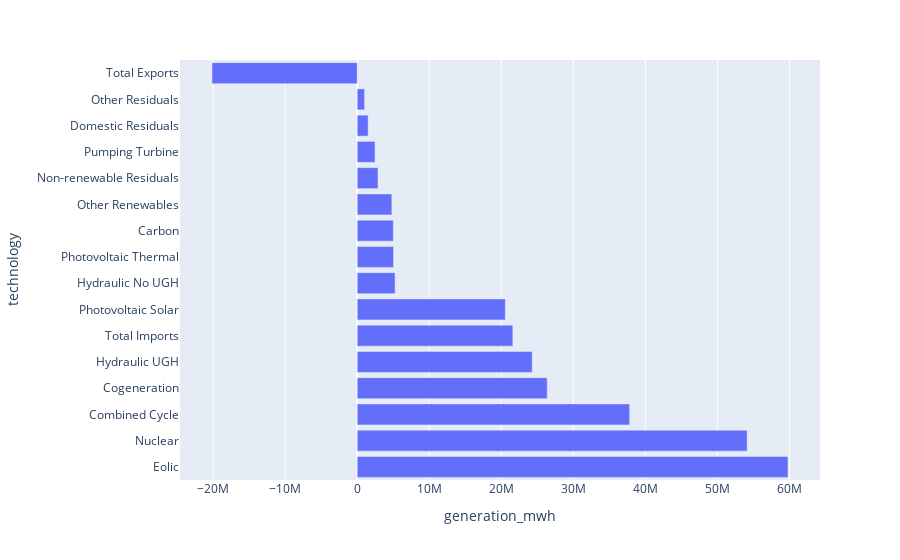

The notebook cell saved with this chart:
### Code cell
import plotly.express as px

px.bar(data_frame=dff, y='technology', x='generation_mwh')

### Figure 1 — Plotly figure (JSON) as saved in the notebook; plotly's stock layout.template omitted (floating-point values rounded to 4 significant figures)
{"data": [{"alignmentgroup": "True", "hovertemplate": "generation_mwh=%{x}<br>technology=%{y}<extra></extra>", "legendgroup": "", "marker": {"color": "#636efa", "pattern": {"shape": ""}}, "name": "", "offsetgroup": "", "orientation": "h", "showlegend": false, "textposition": "auto", "type": "bar", "x": [59800000.0, 54120000.0, 37820000.0, 26370000.0, 24290000.0, 21604101, 20560000.0, 5259688, 5042000.0, 5017000.0, 4811000.0, 2885000.0, 2476000.0, 1519000.0, 1020000.0, -20160000.0], "xaxis": "x", "y": ["Eolic", "Nuclear", "Combined Cycle", "Cogeneration", "Hydraulic UGH", "Total Imports", "Photovoltaic Solar", "Hydraulic No UGH", "Photovoltaic Thermal", "Carbon", "Other Renewables", "Non-renewable Residuals", "Pumping Turbine", "Domestic Residuals", "Other Residuals", "Total Exports"], "yaxis": "y"}], "layout": {"autosize": true, "barmode": "relative", "legend": {"tracegroupgap": 0}, "margin": {"t": 60}, "xaxis": {"anchor": "y", "autorange": true, "domain": [0, 1], "range": [-24600000.0, 64240000.0], "title": {"text": "generation_mwh"}, "type": "linear"}, "yaxis": {"anchor": "x", "autorange": true, "domain": [0, 1], "range": [-0.5, 15.5], "title": {"text": "technology"}, "type": "category"}}}
